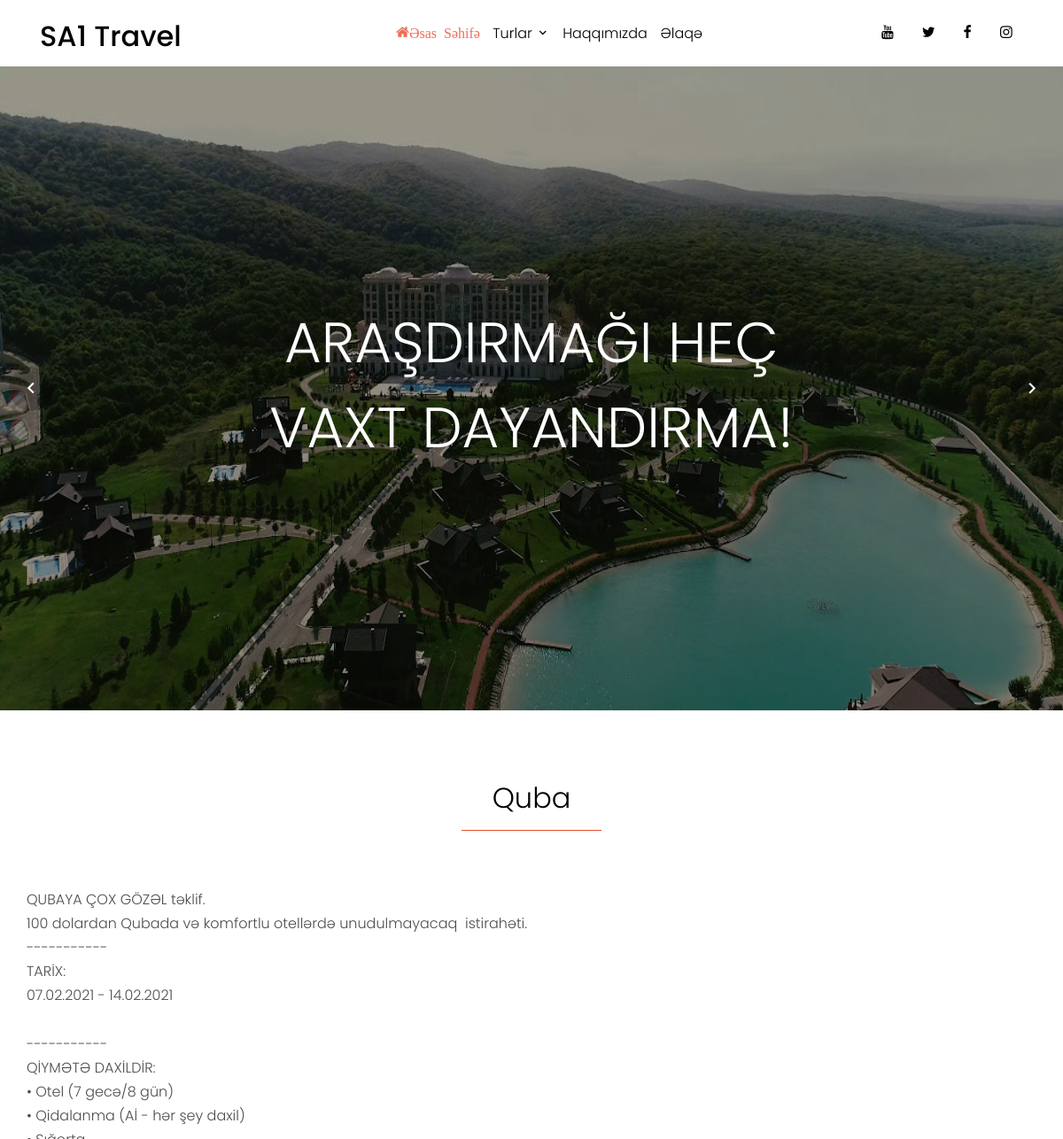
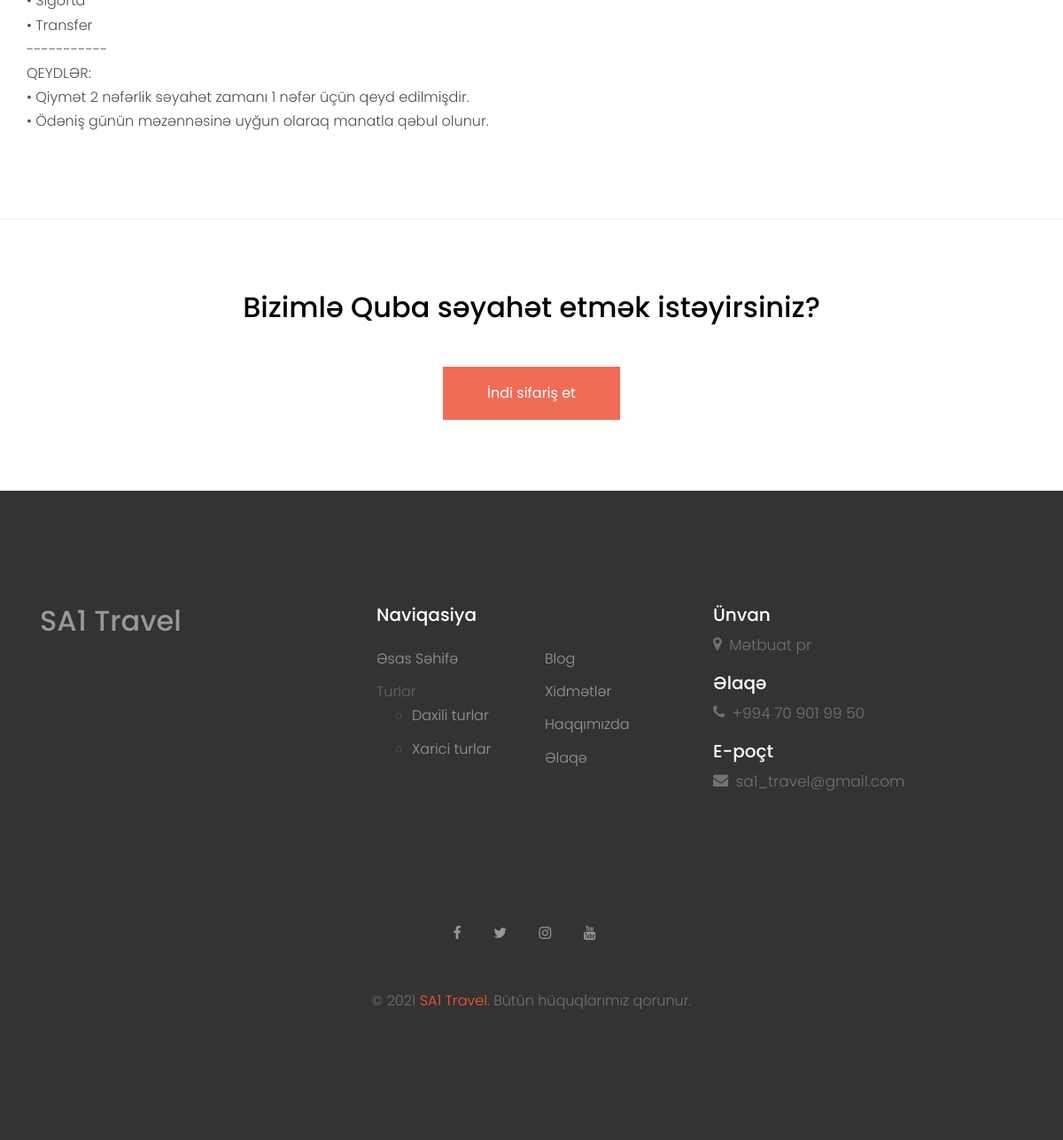
/quba.php, run on the app's committed database (2 pictures, top to bottom).
### tables this page shows
CREATE TABLE `nizamlamalar` (
  `id` int(2) UNSIGNED NOT NULL,
  `basliq` varchar(256) NOT NULL,
  `aciqlama` varchar(256) NOT NULL,
  `robots` varchar(250) NOT NULL,
  `logo` varchar(250) NOT NULL,
  `unvan` varchar(150) NOT NULL,
  `email` varchar(100) NOT NULL,
  `tel` varchar(20) NOT NULL,
  `mobil` varchar(20) NOT NULL,
  `facebook` varchar(250) NOT NULL,
  `twitter` varchar(250) NOT NULL,
  `instagram` varchar(250) NOT NULL,
  `youtube` varchar(250) NOT NULL,
  `github` varchar(250) NOT NULL,
  `haqqinda` text NOT NULL,
  `sekil` varchar(250) NOT NULL
);

CREATE TABLE `daxili` (
  `id` bigint(100) UNSIGNED NOT NULL,
  `basliq` varchar(256) NOT NULL,
  `mezmun` text NOT NULL,
  `sekil` varchar(250) NOT NULL,
  `sekil1` varchar(250) NOT NULL,
  `sekil2` varchar(250) NOT NULL,
  `sekil3` varchar(250) NOT NULL,
  `status` enum('0','1') NOT NULL DEFAULT '0'
);

### admin/settings/code/front.php (called while the page is built, shortened)
<?php
$db = new DBConnection;
require_once 'admin/settings/class/crud.php';
$CRUD = new CRUD;
$settings = $CRUD->Select("nizamlamalar",0);

### admin/settings/class/crud.php (called while the page is built, shortened)
<?php
 class CRUD{
    public function Select($table,$multi=0,$where=null,$col="*",$arr=null)
    {
        global $db;
        $slc = $db->prepare("SELECT $col from $table $where");
        $slc->execute($arr);
        return $multi==0 ? $slc->fetch(PDO::FETCH_ASSOC) : $slc->fetchAll(PDO::FETCH_ASSOC);
    }
 }

### quba.php (the view, shortened to what this page needs)
<?php require_once "header.php"?>
<?php
        $daxili=$db->prepare("SELECT * FROM daxili WHERE daxili.basliq=?;");
        $daxili->execute(array("Quba"));
        foreach ($daxili as $daxili1) {
      ?>
  <div class="slide-one-item home-slider owl-carousel">
      <div class="site-blocks-cover overlay"
        style="background-image: url(<?= $daxili1['sekil1'] ?>); background-size: 100% 120%;" data-aos="fade"
        data-stellar-background-ratio="0.5">
        <div class="container">
          <div class="row align-items-center justify-content-center text-center">
            <div class="col-md-8" data-aos="fade-up" data-aos-delay="400">
              <h1 class="text-white font-weight-light">Araşdırmağı heç vaxt dayandırma!</h1>
            </div>
          </div>
        </div>
      </div>
    </div>
    <div class="site-section">
      <div class="container">
        <div class="row justify-content-center mb-5">
          <div class="col-md-7 text-center">
            <h2 class="font-weight-light text-black"><?= $daxili1['basliq'] ?></h2>
            <hr color="#FF5733" width="25%">
          </div>
        </div>
        <div class="row">
          <p><?= $daxili1['mezmun'] ?>
        </div>
      </div>
    </div>
    <div class="site-section border-top">
      <div class="container">
        <div class="row text-center">
          <div class="col-md-12">
            <h2 class="mb-5 text-black">Bizimlə Quba səyahət etmək istəyirsiniz?</h2>
            <p class="mb-0"><a href="bookingaze.php" class="btn btn-primary py-3 px-5 text-white">İndi sifariş et</a>
            </p>
          </div>
        </div>
      </div>
    </div>
    <?php } ?>
    <?php require_once "footer.php" ?>

### header.php (shortened to what this page needs)
<?php require_once "admin/settings/code/front.php"; ?>
<!DOCTYPE html>
<html lang="en">
<head>
  <link rel="stylesheet" href="fonts/icomoon/style.css">
  <link rel="stylesheet" href="css/bootstrap.min.css">
  <link rel="stylesheet" href="css/magnific-popup.css">
  <link rel="stylesheet" href="css/jquery-ui.css">
  <link rel="stylesheet" href="css/owl.carousel.min.css">
  <link rel="stylesheet" href="css/owl.theme.default.min.css">
  <link rel="stylesheet" href="css/bootstrap-datepicker.css">
  <link rel="stylesheet" href="fonts/flaticon/font/flaticon.css">
  <link rel="stylesheet" href="https://cdn.jsdelivr.net/npm/mediaelement@4.2.7/build/mediaelementplayer.min.css">
  <link rel="stylesheet" href="css/aos.css">
  <link rel="stylesheet" href="css/style.css">
</head>
<body>
  <div class="site-wrap">
    <header class="site-navbar py-1" role="banner">
      <div class="container">
        <div class="row align-items-center">
          <div class="col-6 col-xl-2">
            <h1 class="mb-0"><a href="index.php" class="text-black h2 mb-0"><?= $settings['basliq']?></a></h1>
          </div>
          <div class="col-10 col-md-8 d-none d-xl-block">
            <nav class="site-navigation position-relative text-right text-lg-center" role="navigation">
              <ul class="site-menu js-clone-nav mx-auto d-none d-lg-block">
                <li class="active">
                  <a href="index.php"><span class="icon-home">Əsas Səhifə</span></a>
                </li>
                <li class="has-children">
                  <a>Turlar</a>
                </li>
                <li><a href="about.php">Haqqımızda</a></li>
                <li><a href="contact.php">Əlaqə</a></li>
              </ul>
            </nav>
          </div>
          <div class="col-6 col-xl-2 text-right">
            <div class="d-none d-xl-inline-block">
              <ul class="site-menu js-clone-nav ml-auto list-unstyled d-flex text-right mb-0" data-class="social">
                <li>
                  <a href="<?= $settings['youtube']?>" class="pl-0 pr-3 text-black"><span class="icon-youtube"></span></a>
                </li>
                <li>
                  <a href="<?= $settings['twitter']?>" class="pl-3 pr-3 text-black"><span class="icon-twitter"></span></a>
                </li>
                <li>
                  <a href="<?= $settings['facebook']?>" class="pl-3 pr-3 text-black"><span class="icon-facebook"></span></a>
                </li>
                <li>
                  <a href="<?= $settings['instagram']?>" class="pl-3 pr-3 text-black"><span class="icon-instagram"></span></a>
                </li>
              </ul>
            </div>
          </div>
        </div>
      </div>
    </header>

### footer.php (shortened to what this page needs)
<footer class="site-footer">
  <div class="container">
    <div class="row">
      <div class="col-lg-4 mb-5 mb-lg-0">
        <div class="row mb-5">
          <div class="col-md-12">
            <h3 class="footer-heading mb-4"><a href="index.php" class="text-gray h2 mb-0">SA1 Travel</a></h3>
          </div>
        </div>
      </div>
      <div class="col-lg-4 mb-5 mb-lg-0">
        <div class="row mb-5">
          <div class="col-md-12">
            <h3 class="footer-heading mb-4">Naviqasiya</h3>
          </div>
          <div class="col-md-6 col-lg-6">
            <ul class="list-unstyled">
              <li><a href="index.php">Əsas Səhifə</a></li>
              <li class="has-children">
                <a style="color:#686463;">Turlar</a>
                <ul class="dropdown">
                  <li><a href="daxili.php">Daxili turlar</a></li>
                  <li><a href="xarici.php">Xarici turlar</a></li>
                </ul>
              </li>
            </ul>
          </div>
          <div class="col-md-6 col-lg-6">
            <ul class="list-unstyled">
              <li><a href="#">Blog</a></li>
              <li><a href="#services">Xidmətlər</a></li>
              <li><a href="#">Haqqımızda</a></li>
              <li><a href="#">Əlaqə</a></li>
            </ul>
          </div>
        </div>
      </div>
      <div class="col-lg-4 mb-5 mb-lg-0">
        <div class="mb-5">
          <h3 class="footer-heading mb-2">Ünvan</h3>
        <p style="font-size: 17px;">  <span class="icon-map-marker"> </span><?= $settings['unvan'] ?></p>
        <h3 class="footer-heading mb-2">Əlaqə</h3>
        <p style="font-size: 17px;">  <span class="icon-phone"> </span><?= $settings['tel'] ?></p>
        <h3 class="footer-heading mb-2">E-poçt</h3>
        <p style="font-size: 17px;">  <span class="icon-envelope"> </span><?= $settings['email'] ?></p>
        </div>
      </div>
    </div>
    <div class="row pt-5 mt-5 text-center">
      <div class="col-md-12">
        <div class="mb-5">
          <a href="<?= $settings['facebook']?>" class="pl-0 pr-3"><span class="icon-facebook"></span></a>
          <a href="<?= $settings['twitter']?>" class="pl-3 pr-3"><span class="icon-twitter"></span></a>
          <a href="<?= $settings['instagram']?>" class="pl-3 pr-3"><span class="icon-instagram"></span></a>
          <a href="<?= $settings['youtube']?>" class="pl-3 pr-3"><span class="icon-youtube"></span></a>
        </div>
        <p>
           &copy;
          <a href="index.php" style="color: #FF5733;"> SA1 Travel.</a> Bütün hüquqlarımız qorunur.
        </p>
      </div>
    </div>
  </div>
</footer>
</div>
</body>
</html>

### css/style.css (style rules this page uses)
body { line-height: 1.7; color: #4d4d4d; font-weight: 300; font-size: 1rem; }
a { -webkit-transition: .3s all ease; -o-transition: .3s all ease; transition: .3s all ease; }
h1, h2, h3, h4, h5, .h1, .h2, .h3, .h4, .h5 { font-family: "Poppins", -apple-system, BlinkMacSystemFont, "Segoe UI", Roboto, "Helvetica Neue", Arial, sans-serif, "Apple Color Emoji", "Segoe UI Emoji", "Segoe UI Symbol", "Noto Color Emoji"; }
.text-black { color: #000 !important; }
.site-wrap:before { -webkit-transition: .3s all ease-in-out; -o-transition: .3s all ease-in-out; transition: .3s all ease-in-out; background: rgba(0, 0, 0, 0.6); content: ""; position: absolute; z-index: 2000; top: 0; left: 0; right: 0; bottom: 0; opacity: 0; visibility: hidden; }
.btn { border-radius: 0; }
.btn.btn-primary { border: 2px solid transparent; }
.site-section { padding: 2.5em 0; }
@media (min-width: 768px) { .site-section { padding: 5em 0; } }
.border-top { border-top: 1px solid #edf0f5 !important; }
.site-footer { padding: 4em 0; background: #333333; }
@media (min-width: 768px) { .site-footer { padding: 8em 0; } }
.site-footer p { color: #737373; }
.site-footer h2, .site-footer h3, .site-footer h4, .site-footer h5 { color: #fff; }
.site-footer a { color: #999999; }
.site-footer ul li { margin-bottom: 10px; }
.site-footer .footer-heading { font-size: 20px; color: #fff; }
.site-navbar { margin-bottom: 0px; z-index: 1999; position: relative; }
.site-navbar .site-navigation .site-menu { margin-bottom: 0; }
.site-navbar .site-navigation .site-menu .active > a { color: #ef6c57; }
.site-navbar .site-navigation .site-menu a { text-decoration: none !important; display: inline-block; }
.site-navbar .site-navigation .site-menu > li { display: inline-block; padding: 10px 5px; }
.site-navbar .site-navigation .site-menu > li > a { padding: 10px 0px; color: #000; text-decoration: none !important; }
.site-navbar .site-navigation .site-menu .has-children { position: relative; }
.site-navbar .site-navigation .site-menu .has-children > a { position: relative; padding-right: 20px; }
.site-navbar .site-navigation .site-menu .has-children > a:before { position: absolute; content: "\e313"; font-size: 16px; top: 50%; right: 0; -webkit-transform: translateY(-50%); -ms-transform: translateY(-50%); transform: translateY(-50%); font-family: 'icomoon'; }
.site-mobile-menu .site-nav-wrap { padding: 0; margin: 0; list-style: none; position: relative; }
.site-mobile-menu .site-nav-wrap a { padding: 10px 20px; display: block; position: relative; color: #212529; }
.site-mobile-menu .site-nav-wrap li { position: relative; display: block; }
.site-mobile-menu .site-nav-wrap li.active > a { color: #ef6c57; }
.site-mobile-menu .site-nav-wrap > li { display: block; position: relative; float: left; width: 100%; }
.site-mobile-menu .site-nav-wrap > li > a { padding-left: 20px; font-size: 20px; }
.site-mobile-menu .site-nav-wrap[data-class="social"] { float: left; width: 100%; margin-top: 30px; padding-bottom: 5em; }
.site-mobile-menu .site-nav-wrap[data-class="social"] > li { width: auto; }
.site-mobile-menu .site-nav-wrap[data-class="social"] > li:first-child a { padding-left: 15px !important; }
.site-blocks-cover { background-size: cover; background-repeat: no-repeat; background-position: top; background-position: center center; }
.site-blocks-cover.overlay { position: relative; }
.site-blocks-cover.overlay:before { position: absolute; content: ""; left: 0; bottom: 0; right: 0; top: 0; background: rgba(0, 0, 0, 0.4); }
.site-blocks-cover, .site-blocks-cover .row { min-height: 600px; height: calc(100vh - 73px); }
.site-blocks-cover h1 { text-transform: uppercase; font-size: 4rem; font-weight: 900; color: #fff; line-height: 1.5; }
.block-13, .slide-one-item { position: relative; z-index: 1; }

### data on the page
nizamlamalar: basliq "SA1 Travel", unvan "Mətbuat pr", tel "+994 70 901 99 50", email "sa1_travel@gmail.com"
daxili: sekil1 (picture), basliq "Quba", mezmun "QUBAYA ÇOX GÖZƏL təklif. 100 dolardan Qubada və komfortlu otellərdə unudulmayacaq istirahəti. ----------- TARİX: 07.02.2021 - 14.02.2021 ----------- QİYMƏTƏ DAXİLDİR: • Otel (7 gecə/8 gün) • Qidalanma (Aİ - hər şey daxil) • Sığorta • Transfer ----------- QEYDLƏR: • Qiymət 2 nəfərlik səyahət zamanı 1 nəfər üçün qeyd edilmişdir. • Ödəniş günün məzənnəsinə uyğun olaraq manatla qəbul olunur."
